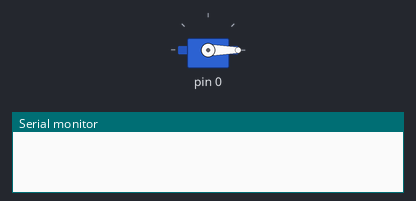
The sketch below on a simulated Arduino Uno, built for the host (arithmetic inside an expression is 32-bit, double 64-bit). Parts: servo, the last lines printed to the serial monitor.

Above: at 0.1 s.
At 6.1 s:
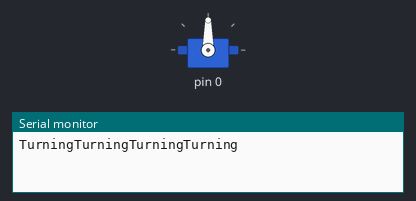
Timing chart, 0 to 7.6 s (numbered marks = the images above):
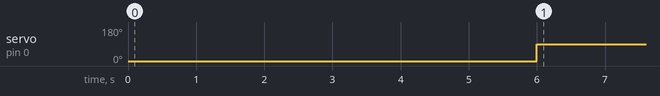

Measured:
- by itself, servo on pin 0: 0° → 90° at 6.0 s

The sketch:

servo.ino
```cpp
#include <Servo.h>

unsigned long currentMillis;
unsigned long startMillis;
Servo servo;
void setup() {
	Serial.begin(115200);
	servo.attach(PA0);
	startMillis = millis();
	servo.write(0);
}

void loop() {
	// put your main code here, to run repeatedly:
	currentMillis = millis();
	if (currentMillis-startMillis == 6000){
		Serial.write("Turning");
		servo.write(90);
	}

	if (currentMillis-startMillis == 20000){
		servo.write(0);
	}
}
```
